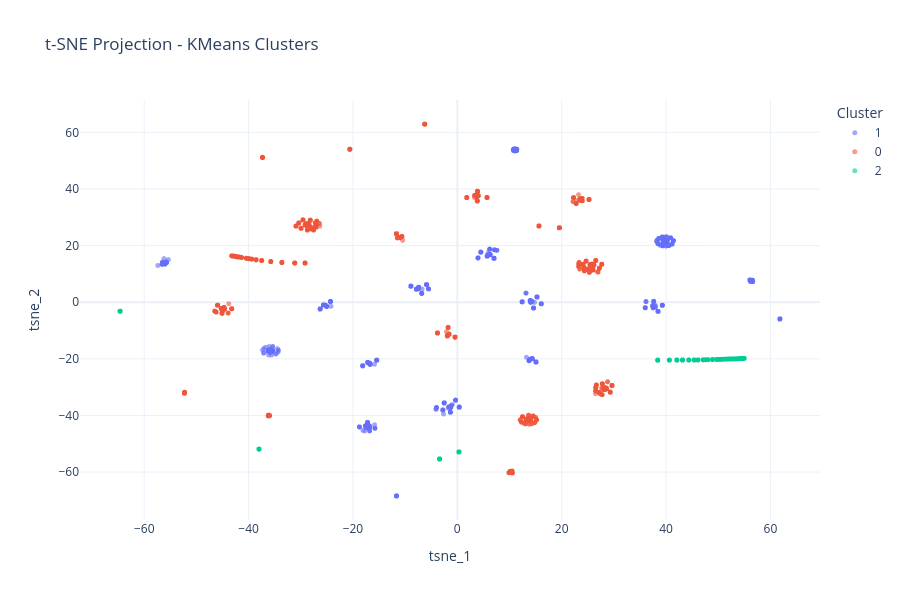

Notebook code cell kept with this figure:
### Markdown cell above
### 3.2 t-SNE Visualization

### Code cell
# Cargar/crear t-SNE si falta
report_dir = Path('../data/08_reports')
tsne_path = report_dir / 'tsne_embedding.csv'

if not tsne_path.exists():
    if 'features' not in globals() or features.empty:
        raise FileNotFoundError("Missing t-SNE file and 'features' dataframe is empty or undefined.")

    # Preparar datos (estandarizados) y muestrear para rendimiento
    X_src = features.values.astype(np.float32, copy=False)
    X_std = StandardScaler().fit_transform(X_src)

    rng = np.random.RandomState(42)
    sample_size = int(min(10000, len(X_std)))
    idx = rng.choice(len(X_std), size=sample_size, replace=False) if len(X_std) > sample_size else np.arange(len(X_std))
    X_sample = X_std[idx]

    # Perplexity válida según tamaño de muestra
    max_perplexity = max(5, (len(X_sample) - 1) // 3)
    perplexity = int(min(50, max_perplexity))

    # Elegir init robusto: usar 'pca' solo si hay >= 2 features; con 1 feature usar 'random' para evitar error de PCA
    init_method = 'pca' if X_sample.shape[1] >= 2 else 'random'

    tsne = TSNE(
        n_components=2,
        perplexity=perplexity,
        learning_rate='auto',
        init=init_method,
        random_state=42,
        verbose=0
    )
    Z = tsne.fit_transform(X_sample)

    tsne_df = pd.DataFrame(Z, columns=['tsne_1', 'tsne_2'], index=features.index[idx])

    # Adjuntar etiqueta de KMeans para colorear
    if 'cluster_labels' in globals() and not cluster_labels.empty and 'kmeans_label' in cluster_labels.columns:
        tsne_df['kmeans_label'] = cluster_labels.loc[tsne_df.index, 'kmeans_label'].values
    elif 'labels_km' in globals() and isinstance(labels_km, np.ndarray) and len(labels_km) == len(features):
        tsne_df['kmeans_label'] = pd.Series(labels_km, index=features.index).loc[tsne_df.index].values
    else:
        k_for_build = int(globals().get('k_opt', 3))
        km_temp = KMeans(n_clusters=k_for_build, random_state=42, n_init='auto')
        tsne_df['kmeans_label'] = km_temp.fit_predict(features.values[idx])

    report_dir.mkdir(parents=True, exist_ok=True)
    tsne_df.to_csv(tsne_path)
    print(f"✓ Built t-SNE embeddings → {tsne_path} | shape={tsne_df.shape} | perplexity={perplexity}")
else:
    print(f"✓ Loaded t-SNE embeddings from {tsne_path}")

# Cargar t-SNE
tsne_df = pd.read_csv(tsne_path, index_col=0)

# Visualización interactiva
fig = px.scatter(
    tsne_df,
    x='tsne_1',
    y='tsne_2',
    color=tsne_df['kmeans_label'].astype(str),
    title='t-SNE Projection - KMeans Clusters',
    labels={'color': 'Cluster'},
    template='plotly_white',
    width=900,
    height=600
)

fig.update_traces(marker=dict(size=5, opacity=0.6))
fig.show()

print("\n📌 t-SNE preserva la estructura local de los datos, ideal para visualizar clusters no lineales")

### Figure 1 — Plotly figure (JSON) as saved in the notebook; plotly's stock layout.template omitted (floating-point values rounded to 4 significant figures; data arrays with more than 128 entries replaced by an {"elided": "..."} marker saying what was removed)
{"data": [{"hovertemplate": "Cluster=1<br>tsne_1=%{x}<br>tsne_2=%{y}<extra></extra>", "legendgroup": "1", "marker": {"color": "#636efa", "opacity": 0.6, "size": 5, "symbol": "circle"}, "mode": "markers", "name": "1", "showlegend": true, "type": "scattergl", "x": {"elided": "4978 float values"}, "xaxis": "x", "y": {"elided": "4978 float values"}, "yaxis": "y"}, {"hovertemplate": "Cluster=0<br>tsne_1=%{x}<br>tsne_2=%{y}<extra></extra>", "legendgroup": "0", "marker": {"color": "#EF553B", "opacity": 0.6, "size": 5, "symbol": "circle"}, "mode": "markers", "name": "0", "showlegend": true, "type": "scattergl", "x": {"elided": "4517 float values"}, "xaxis": "x", "y": {"elided": "4517 float values"}, "yaxis": "y"}, {"hovertemplate": "Cluster=2<br>tsne_1=%{x}<br>tsne_2=%{y}<extra></extra>", "legendgroup": "2", "marker": {"color": "#00cc96", "opacity": 0.6, "size": 5, "symbol": "circle"}, "mode": "markers", "name": "2", "showlegend": true, "type": "scattergl", "x": {"elided": "505 float values"}, "xaxis": "x", "y": {"elided": "505 float values"}, "yaxis": "y"}], "layout": {"height": 600, "legend": {"title": {"text": "Cluster"}, "tracegroupgap": 0}, "title": {"text": "t-SNE Projection - KMeans Clusters"}, "width": 900, "xaxis": {"anchor": "y", "domain": [0, 1], "title": {"text": "tsne_1"}}, "yaxis": {"anchor": "x", "domain": [0, 1], "title": {"text": "tsne_2"}}}}
